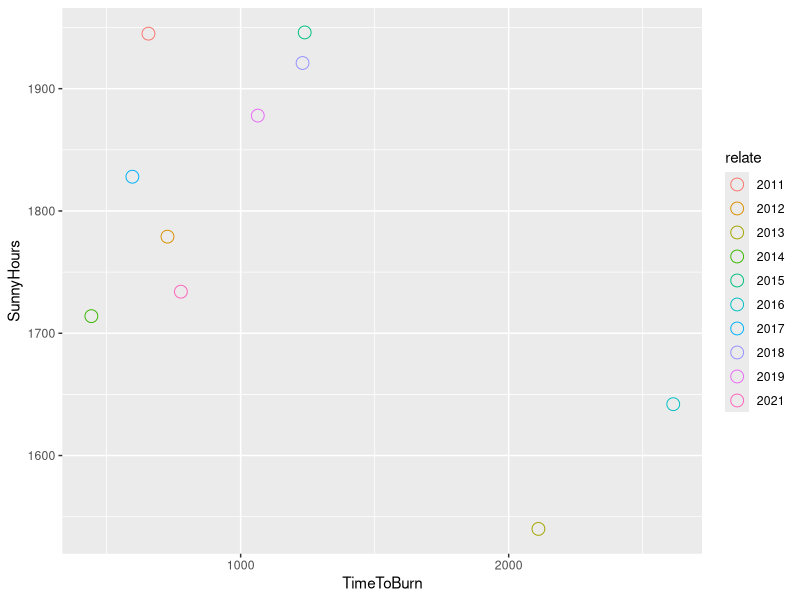
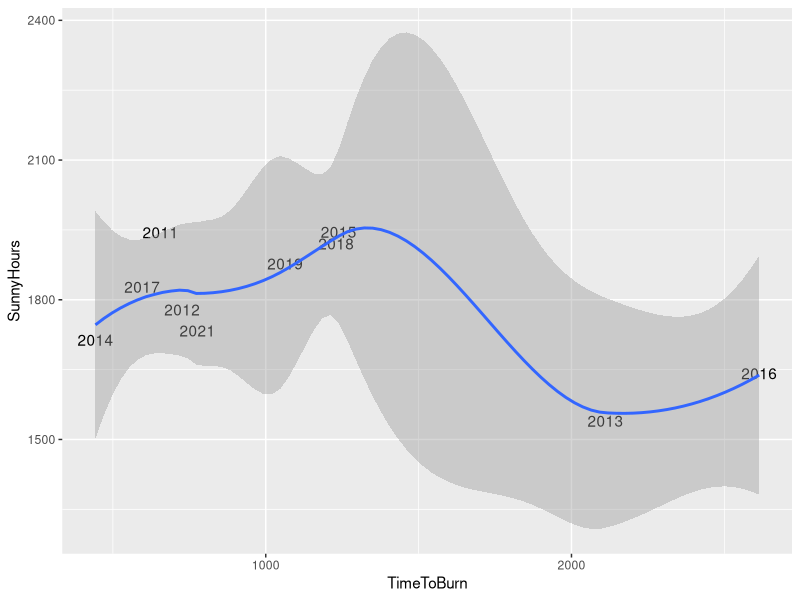
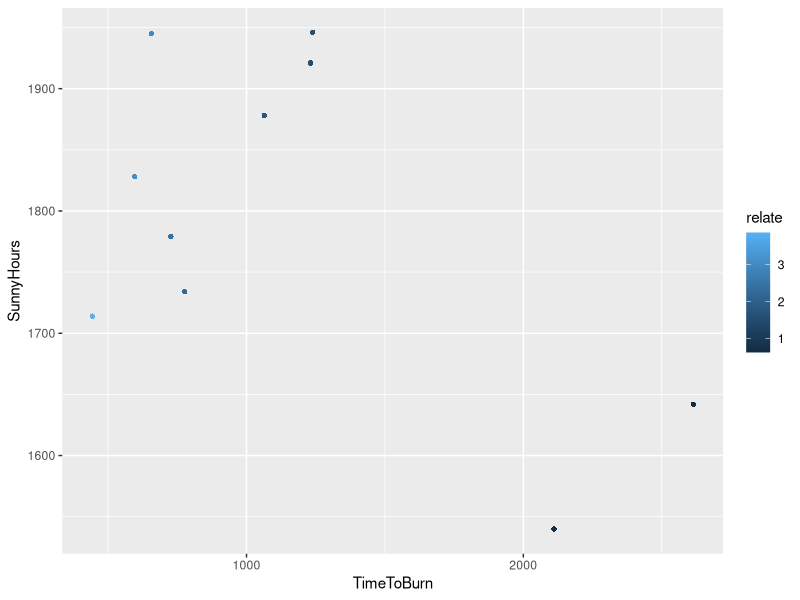
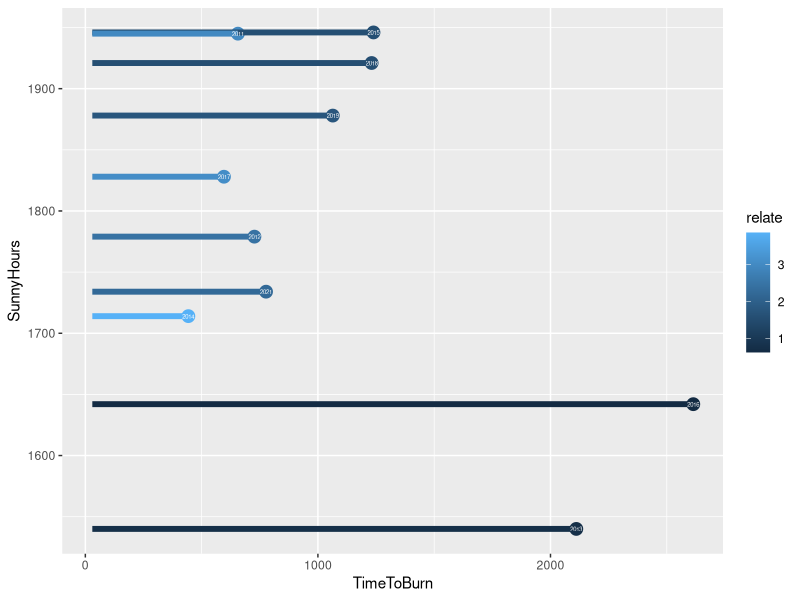

R code for these plots, in order: (Note: this script raises an error after producing the figures.)
## ---- chunk 1
library(tidyverse)
boegg_data <- read_csv("boegg_burning_time.csv")
## ---- chunk 2
boegg_data
str(boegg_data)
summarise(boegg_data)
## ---- chunk 3
valid_data <- boegg_data %>% filter(!is.na(SunnyHours))
valid_data
## ---- chunk 4
library(ggplot2)
boegg_data <- mutate(valid_data,TimeToBurn= lubridate::duration(TimeToBurn))
boegg_data <- mutate(boegg_data, relate = lubridate::duration(SunnyHours)/TimeToBurn)
boegg_data
## ---- chunk 5
# set the shape and size and color of the points. Meanwhile, set the year as factor element instead of default continuous element

ggplot(boegg_data,aes(x=TimeToBurn,y=SunnyHours, color = relate)) +geom_point(aes(color=as.factor(Year)),shape=1,size=4)
## ---- chunk 6
# use text layer and map Year to label
ggplot(boegg_data,aes(x=TimeToBurn,y=SunnyHours)) +
  geom_text(aes(label=Year))+
  geom_smooth()
## ---- chunk 7

# set differet point layer, change transparency and shape
ggplot(boegg_data,aes(x=TimeToBurn,y=SunnyHours, color = relate)) +
  geom_point(alpha = 1, shape=16)
  

## ---- chunk 8
# use segment to set horizontal bars to better show the graph and give a text label of the Year

ggplot(boegg_data,aes(x=TimeToBurn,y=SunnyHours, color = relate))+
  geom_point(size=4)+
  geom_segment(aes(xend=30,yend=SunnyHours), size =2)+
  geom_text(aes(label=Year), color="white",size =1.5)
  theme(legend.position="right")
  
## ---- chunk 9
# Add title and move x-axal to the top position

#library(RColorBrewer)
# Set the color scale
boegg_data

palette <- brewer.pal(5, "RdYlBu")[-(2:4)]

ggplot(boegg_data,aes(x=TimeToBurn,y=SunnyHours, color = relate))+
  geom_point(size=4) +
  geom_segment(aes(xend=0,yend=SunnyHours), size =2)+
  geom_text(aes(label=round(Year,1)), color="white",size =1.5)+
  scale_x_continuous("", position = "top") +
  scale_color_gradientn(colors = palette) +
  labs(title = "Sunny Hours and Time To Burn",title.position="mid") +
  theme(legend.position="right") 
